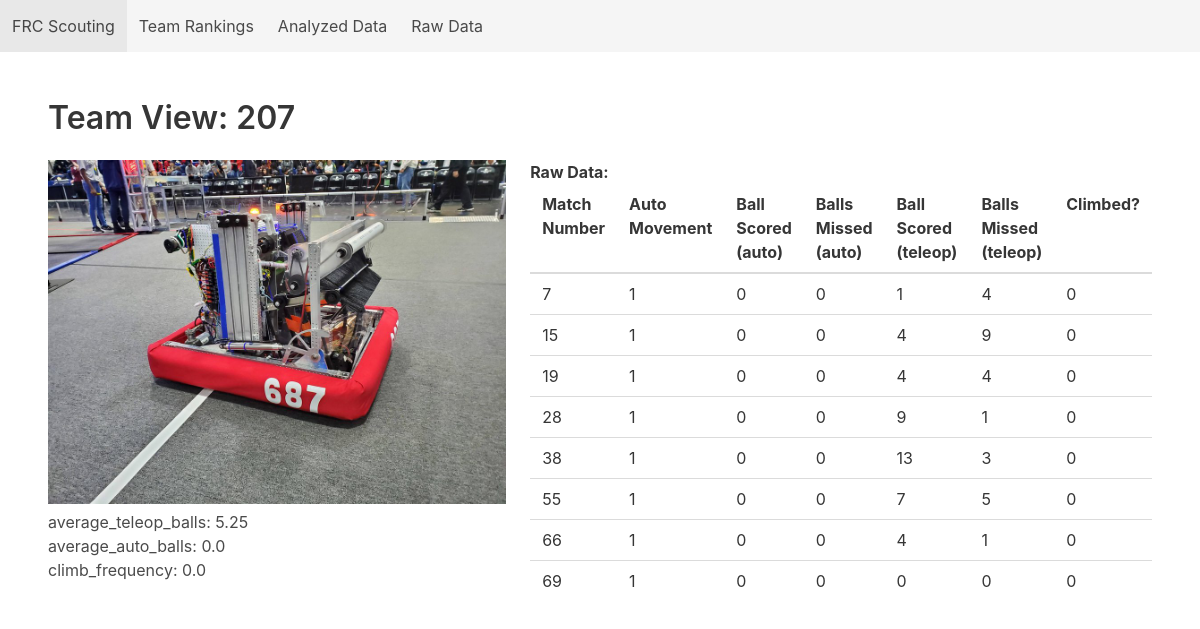
The page /team/207 on the database its author committed.
### tables this page shows
CREATE TABLE analyzed_scouting_data(team_number INTEGER, average_teleop_balls REAL, max_teleop_balls INTEGER, average_auto_balls REAL, max_auto_balls INTEGER, climb_frequency REAL);

CREATE TABLE raw_scouting_data (data_id INTEGER PRIMARY KEY AUTOINCREMENT, scout_name TEXT, team_number INTEGER, match_number INTEGER, alliance_color TEXT, auto_movement INTEGER, auto_balls_scored INTEGER, auto_balls_missed INTEGER, teleop_balls_scored INTEGER, teleop_balls_missed INTEGER, climb INTEGER, comment TEXT);

### app.py (the view)
@app.route("/team/<int:team>")
def team_view(team : int):
    if (db.contains_team_number(team)):
        title_string = "Team View: " + str(team)
        print(db.get_analyzed_data_highlights(team)[0])
        return flask.render_template("team_view.html", title=title_string, headers=data.raw_match_data_headers_687, raw_match_data = db.get_raw_data_by_team_anonymous(team), highlights=db.get_analyzed_data_highlights(team)[0])
    else:
         return flask.render_template("base.html", title=f"Data for Team #{team} is not available")

### database.py (called while the page is built)
    def execute_return_query(self, query_text,  *parameters, headers=True):
        conn = sqlite3.connect(self.filename)
        cur = conn.cursor()
        cur.execute(query_text, parameters)
        column_names = []
        for column in cur.description:
            column_names.append(column[0])
        rows = cur.fetchall()
        if (headers):
            dicts = []
            for row in rows:
                d = dict(zip(column_names, row))
                dicts.append(d)
            conn.close()
            return dicts
        else:
            return rows

    def get_raw_data_by_team_anonymous(self, team_number : int):
        query = 'SELECT match_number, auto_movement, auto_balls_scored, auto_balls_missed, teleop_balls_scored, teleop_balls_missed, climb FROM raw_scouting_data WHERE team_number = ?;'
        return self.execute_return_query(query, team_number, headers=False)

    def contains_team_number(self, team_number):
        query = 'SELECT COUNT(*) FROM raw_scouting_data WHERE team_number = ?;'
        return self.execute_return_query(query, team_number, headers=False)[0][0] > 0

    def get_analyzed_data_highlights(self, team_number):
        query = 'SELECT average_teleop_balls, average_auto_balls, climb_frequency FROM analyzed_scouting_data WHERE team_number = ?;'
        return self.execute_return_query(query, team_number)

### templates/team_view.html
{% extends 'base.html' %}
{% block content %}
    <div class="columns">
        <div class="column">
            <img src="{{url_for('static', filename='687_robot.jpg')}}" width="500px" height="auto"/>
            {% for (title, value) in highlights.items() %}
                <h3>{{title}}: {{value}}</h3>
            {% endfor %}
        </div>
        <div class="column">
            <h2> <strong> Raw Data: </strong></h2>
            <table class="table">
                <thead>
                    {% for header in headers %}
                        <th> {{header}} </th>
                    {% endfor %}
                </thead>
                <tbdody>
                    {% for row in raw_match_data %}
                        <tr>
                            {% for data in row %}
                                <td>{{data}}</td>
                            {% endfor %}
                        </tr>
                    {% endfor %}
                </tbdody>
            </table>
        </div>
    </div>
{% endblock %}

### rows shown on the page
analyzed_scouting_data: title "average_teleop_balls", average_teleop_balls "5.25", title "average_auto_balls", average_auto_balls "0.0", title "climb_frequency", climb_frequency "0.0"
raw_scouting_data: row "7" "1" "0" "0" "1" "4" "0"
raw_scouting_data: row "15" "1" "0" "0" "4" "9" "0"
raw_scouting_data: row "19" "1" "0" "0" "4" "4" "0"
raw_scouting_data: row "28" "1" "0" "0" "9" "1" "0"
raw_scouting_data: row "38" "1" "0" "0" "13" "3" "0"
raw_scouting_data: row "55" "1" "0" "0" "7" "5" "0"
raw_scouting_data: row "66" "1" "0" "0" "4" "1" "0"
raw_scouting_data: row "69" "1" "0" "0" "0" "0" "0"

### other values the page prints
{{ title }} "Team View: 207"
{{ header }} "Match Number" "Auto Movement" "Ball Scored (auto)" "Balls Missed (auto)" "Ball Scored (teleop)" "Balls Missed (teleop)" "Climbed?"
